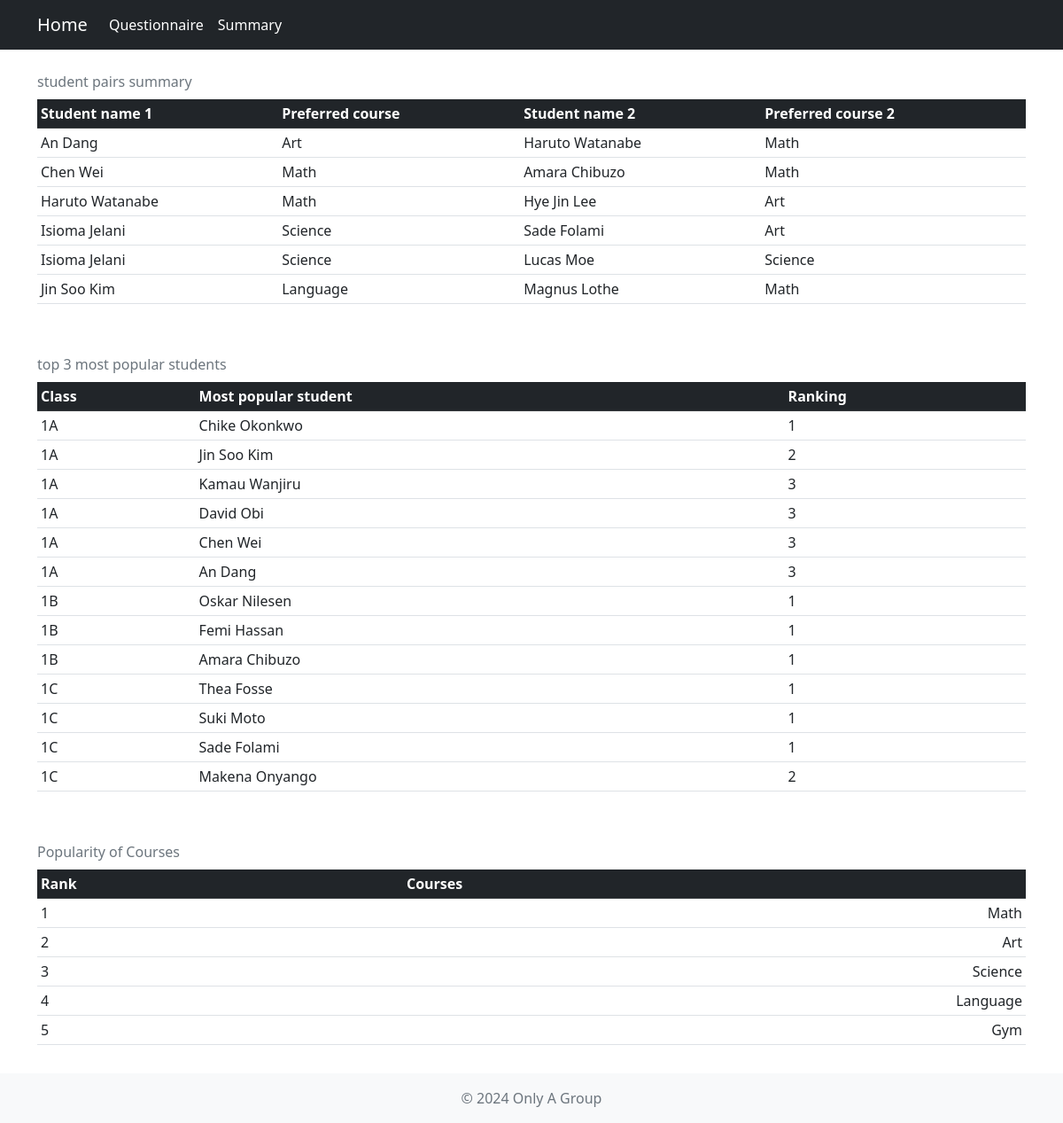
Page /summary on the committed database.
### tables this page shows
CREATE TABLE student
(
  student_name TEXT NOT NULL UNIQUE,
  student_id INTEGER NOT NULL PRIMARY KEY AUTOINCREMENT,
  class_id INTEGER NOT NULL,
  FOREIGN KEY (class_id) REFERENCES class(class_id)
);

CREATE TABLE course
(
  course_id INTEGER NOT NULL PRIMARY KEY AUTOINCREMENT,
  course_name TEXT NOT NULL UNIQUE
);

### app.py (the view)
@app.route('/summary')
def summary():
    cursor = get_db().cursor()
    cursor.execute(
        """
        SELECT s1.student_name, c1.course_name, s2.student_name AS preferred_student_name, c2.course_name AS preferred_student_preferred_course
        FROM (
            SELECT p1.student_id, p1.course_id, p2.student_id AS p2_student_id, p2.course_id AS p2_course_id
            FROM preference AS p1
            JOIN preference AS p2
            ON (p1.preferred_student_id_1=p2.student_id OR p1.preferred_student_id_2=p2.student_id OR p1.preferred_student_id_3=p2.student_id)
            AND (p1.student_id=p2.preferred_student_id_1 OR p1.student_id=p2.preferred_student_id_2 OR p1.student_id=p2.preferred_student_id_3)
            WHERE p1.student_id<p2.student_id
            ) AS a
        JOIN student s1 ON a.student_id=s1.student_id
        JOIN student s2 ON a.P2_student_id=s2.student_id
        JOIN course c1 ON a.course_id=c1.course_id
        JOIN course c2 ON a.p2_course_id=c2.course_id
         """
             )
    student_pairs=cursor.fetchall()
    cursor.execute(
        """
    SELECT class_name, student_name, ranking
    FROM(
        SELECT c.class_name, s.student_name, COUNT(*) AS counts, DENSE_RANK() OVER(PARTITION BY c.class_id ORDER BY COUNT(*) DESC) AS ranking
        FROM student s
        JOIN preference p ON p.preferred_student_id_1=s.student_id
        JOIN class c ON s.class_id=c.class_id
        GROUP BY class_name, student_name
        )
    WHERE ranking<=3

        """
    )
    popular_students=cursor.fetchall()
    cursor.execute(
        """
        SELECT DENSE_RANK() OVER (ORDER BY COUNT(*) DESC) AS rank, c.course_name
        FROM course c
        JOIN preference p ON c.course_id=p.course_id
        GROUP BY c.course_id, c.course_name
        ORDER BY COUNT(*) DESC
        """
    )
    popular_courses=cursor.fetchall()
    return render_template('summary.html', student_pairs=student_pairs, popular_students=popular_students, popular_courses=popular_courses)

### app.py (called while the page is built)
def get_db():
    if "db" not in g:
        g.db = sqlite3.connect(DATABASE)
        g.db.row_factory = sqlite3.Row  # Checks if database connection is open, if not opens new connection
        g.db.execute("PRAGMA foreign_keys=ON")
    return g.db

### templates/summary.html (shortened to what this page needs)
{% extends "template.html" %}
{% block main %}
<div class="container-lg my-3">
      <div class="table-responsive">
        <table class="table table-sm table-hover">
          <caption class="caption-top">student pairs summary</caption>
          <thead class="table-dark">
            <tr>
              <th scope="col">Student name 1</th>
              <th scope="col">Preferred course</th>
              <th scope="col">Student name 2</th>
              <th scope="col">Preferred course 2</th>
            </tr>
          </thead>
          <tbody>
            {% for row in student_pairs %}
            <tr>
              <td>{{ row['student_name'] }}</td>
              <td>{{ row['course_name']}}</td>
              <td>{{ row['preferred_student_name'] }}</td>
              <td>{{ row['preferred_student_preferred_course'] }}</td>
            </tr>
            {% endfor %}
          </tbody>
        </table>
      </div>
    </div>
    <div class="container-lg my-3">
      <div class="table-responsive">
        <table class="table table-sm table-hover">
          <caption class="caption-top">top 3 most popular students </caption>
          <thead class="table-dark">
            <tr>
              <th scope="col">Class</th>
              <th scope="col">Most popular student</th>
              <th scope="col">Ranking</th>
            </tr>
          </thead>
          <tbody>
            {% for row in popular_students %}
            <tr>
              <td>{{ row['class_name'] }}</td>
              <td >{{row['student_name'] }}</td>
              <td >{{row['ranking'] }}</td>
            </tr>
            {% endfor %}
          </tbody>
        </table>
      </div>
    </div>
    <div class="container-lg my-3">
      <div class="table-responsive">
        <table class="table table-sm table-hover">
          <caption class="caption-top">Popularity of Courses </caption>
          <thead class="table-dark">
            <tr>
              <th scope="col">Rank</th>
              <th scope="col">Courses</th>
            </tr>
          </thead>
          <tbody>
            {% for row in popular_courses %}
            <tr>
              <td>{{ row['rank'] }}</td>
              <td class="text-end">{{ row['course_name'] }}</td>
            </tr>
            {% endfor %}
          </tbody>
        </table>
      </div>
    </div>
{% endblock %}

### templates/template.html (shortened to what this page needs)
<!DOCTYPE html>
<html lang="en" class="h-100">
<head>
  <link href="https://cdn.jsdelivr.net/npm/bootstrap@5.2.3/dist/css/bootstrap.min.css" rel="stylesheet">
  <link rel="stylesheet" href="{{ url_for('static', filename='css/style.css') }}">
  <link rel="stylesheet" href="{{ url_for('static', filename='css/personal.css') }}">
</head>
<body class="d-flex flex-column h-100">
  <nav class="navbar navbar-expand-sm navbar-dark bg-dark">
    <div class="container-lg">
      <a class="navbar-brand" href="{{ url_for('home') }}">Home</a>
      <div class="collapse navbar-collapse" id="navbarNav">
        <ul class="navbar-nav">
          <li class="nav-item">
            <a class="nav-link text-white" href="{{ url_for('questionnaire') }}">Questionnaire</a>
          </li>
          <li class="nav-item">
            <a class="nav-link text-white" href="{{ url_for('summary') }}">Summary</a>
          </li>
        </ul>
      </div>
    </div>
  </nav>
  {% block main %}
  {% endblock %}
  <footer class="mt-auto py-3 bg-light">
    <div class="container-lg text-center text-muted">
      <span>&copy; 2024 Only A Group</span>
    </div>
  </footer>
</body>
</html>

### rows in the picture
student: student_name "An Dang", course_name "Art", preferred_student_name "Haruto Watanabe", preferred_student_preferred_course "Math"
student: student_name "Chen Wei", course_name "Math", preferred_student_name "Amara Chibuzo", preferred_student_preferred_course "Math"
student: student_name "Haruto Watanabe", course_name "Math", preferred_student_name "Hye Jin Lee", preferred_student_preferred_course "Art"
student: student_name "Isioma Jelani", course_name "Science", preferred_student_name "Sade Folami", preferred_student_preferred_course "Art", preferred_student_name "Lucas Moe", preferred_student_preferred_course "Science"
student: student_name "Jin Soo Kim", course_name "Language", preferred_student_name "Magnus Lothe", preferred_student_preferred_course "Math"
student: class_name "1A", student_name "Chike Okonkwo", ranking "1"
student: class_name "1A", student_name "Kamau Wanjiru", ranking "3"
student: class_name "1A", student_name "David Obi", ranking "3"
student: class_name "1B", student_name "Oskar Nilesen", ranking "1"
student: class_name "1B", student_name "Femi Hassan", ranking "1"
student: class_name "1B", student_name "Amara Chibuzo", ranking "1"
student: class_name "1C", student_name "Thea Fosse", ranking "1"
student: class_name "1C", student_name "Suki Moto", ranking "1"
student: class_name "1C", student_name "Sade Folami", ranking "1"
student: class_name "1C", student_name "Makena Onyango", ranking "2"
course: rank "1", course_name "Math"
course: rank "2", course_name "Art"
course: rank "3", course_name "Science"
course: rank "4", course_name "Language"
course: rank "5", course_name "Gym"

### other values in the picture
{{ row['class_name'] }} "1A" "1A" "1A"
{{ row['student_name'] }} "Jin Soo Kim" "Chen Wei" "An Dang"
{{ row['ranking'] }} "2" "3" "3"
